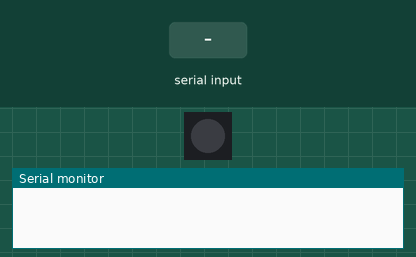
Simulated run of this sketch. Board: Arduino Uno, built with avr-gcc and run on an emulated ATmega328P. On the bench: 1 RGB LEDs in strip order, left to right, the last lines printed to the serial monitor. Inputs (shaded band) come from the test bench.

Above: at 2.2 s.
2.3 s: "COLOR1" received over Serial
At 4.2 s:
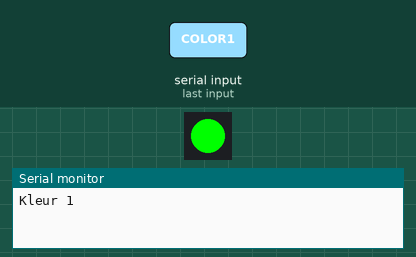
4.5 s: "COLOR2" received over Serial
At 6.0 s:
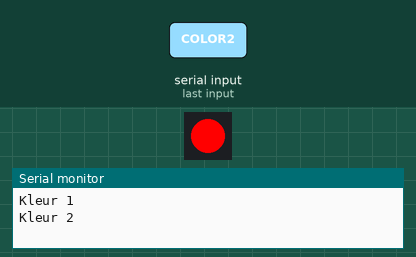
Timing chart, 0 to 7.5 s (numbered marks = the images above; inputs shaded):
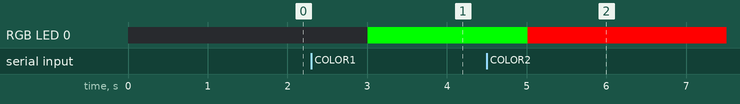

The sketch:

stoel-kastje-code.ino
```cpp
#include <ChainableLED.h>
ChainableLED leds(6,7, 1);
void setup()
{
  Serial.begin(9600);
  delay(1000);

  // RGB Led opzetten
  pinMode(6, OUTPUT);
  pinMode(7, OUTPUT);
}

void loop() {
  String response = "";
  if (Serial.available()) {
    while (Serial.available()) {
      char c = Serial.read();
      response += c;
    }
    if (response.indexOf("OK+CONN") >= 0) {
      Serial.println("Er is verbinding");
    }
    if (response.indexOf("COLOR1") >= 0) {
      Serial.println("Kleur 1");
      leds.setColorRGB(0, 0, 255, 0);
    }
    else if (response.indexOf("COLOR2") >= 0) {
            Serial.println("Kleur 2");
      leds.setColorRGB(0, 255, 0, 0);
    }
    else if (response.indexOf("COLOR3") >= 0) {
            Serial.println("Kleur 3");
      leds.setColorRGB(0, 255, 127, 0);
    }
  }
  delay(1000);
}
```

Measured:
- after the input at 2.3 s, RGB LED 0: off → RGB(0, 255, 0) after 0.71 s
- after the input at 4.5 s, RGB LED 0: RGB(0, 255, 0) → RGB(255, 0, 0) after 0.51 s
